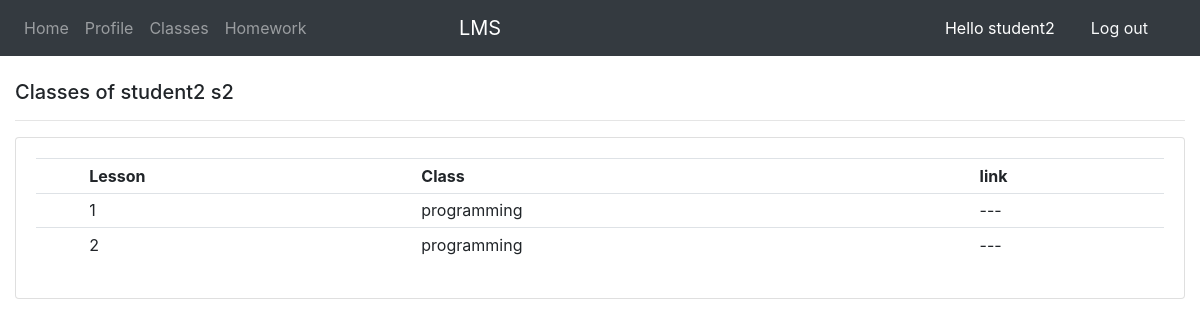
Page /lessons/1/ (signed in) on the committed database.
### accounts/models.py (models this page shows, shortened)
class Student(models.Model):
    fname = models.CharField(max_length=100, null=True, default=' ')
    lname = models.CharField(max_length=100, null=True, default=' ')
    user = models.OneToOneField(User,null=True,on_delete=models.CASCADE)
    email = models.EmailField(null=True)
    image = models.ImageField(null=True,upload_to=get_path,default='profile.png')
    student_id = models.CharField(max_length=15, null=True, default=' ')
    department = models.ForeignKey(Department, null=True, on_delete=models.SET_NULL)
    classes = models.ManyToManyField(Class)
    def __str__(self):
        return str(self.fname) + ' ' + str(self.lname)

class Lesson(models.Model):
    name = models.CharField(max_length=100, null=True, default=' ')
    date = models.DateTimeField(null=True)
    relate_class = models.ForeignKey(Class, null=True, on_delete=models.CASCADE)
    def __str__(self):
        return self.name

class Class(models.Model):
    name = models.CharField(max_length=100, null=True, default=' ')
    major = models.ForeignKey(Major, null=True, on_delete=models.CASCADE)
    def get_lessons(self):
        return self.lesson_set.all()
    def __str__(self):
        return self.name

### accounts/views.py (the view)
# urls.py: path('lessons/<int:id>/',views.lessons,name='lessons'),
@login_required
def lessons(request,id):
    lessons = Class.objects.get(id=id).get_lessons()
    context = {'lessons':lessons}
    return render(request,'accounts/lessons.html',context)

### accounts/templates/accounts/lessons.html (shortened to what this page needs)
{% extends 'accounts/template.html' %}
{% block content %}
<br>
<div class="col">
		<h5>Classes of {{ request.user.student }}</h5>
		<hr>
		<div class="card card-body">
			<table class="table table-sm">
				<tr>
					<th></th>
					<th>Lesson</th>
					<th>Class</th>
                    <th>link</th>
				</tr>
                {% for lesson in lessons %}
                <tr>
					<td></td>
					<td>{{ lesson }}</td>
					<td>{{ lesson.relate_class }}</td>
                    <td>---</td>
				</tr>
                {% endfor %}
            </table>
        </div>
</div>
{% endblock %}

### accounts/templates/accounts/navbar.html
<nav class="navbar smart-scroll navbar-expand-sm navbar-dark bg-dark">
        <div class="collapse navbar-collapse" id="main_nav">
            <ul class="navbar-nav">
                <li class="nav-item"> <a class="nav-link" href="{% url 'home' %}"> Home </a> </li>
                <li class="nav-item"><a class="nav-link" href="{% url 'student_profile' %}"> Profile </a></li>
                <li class="nav-item"><a class="nav-link" href="{% url 'classes' %}"> Classes </a></li>
                <li class="nav-item"><a class="nav-link" href="#"> Homework </a></li>
            </ul>
        </div>
        <div class="text-white" style="margin-right: 38%; font-size: 20px;">LMS</div>
         {% if request.user.is_authenticated %}
            <span style="color: white; margin-right: 20px">Hello {{ request.user }}</span>
            <span ><a href="{% url 'logout' %}" class="text-light nav-link" style="margin-right: 20px">Log out</a> </span>
        {% endif %}
</nav>

### rows in the picture
Lesson: name "1", relate_class "programming"
Lesson: name "2", relate_class "programming"

### other values in the picture
{{ request.user }} "student2"
{{ request.user.student }} "student2 s2"
